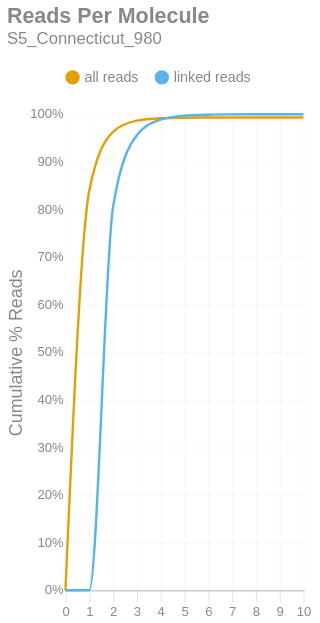

Write notebook code for a chart like this one.
### Markdown cell above
### Reads per Molecule
This chart shows the cumulative distribution of the number of reads per linked molecule. That is, how many alignments are associated with a unique molecule. This excludes the number of reads associated with invalid or absent linked-read barcodes. The `linked` histogram is the percentages recalculated when disregarding singletons.

### Code cell
if SKIPLR:
    print_html(f"Skipped")
else:
    counts = np.bincount(valids['reads'].cast(pl.Int64).to_numpy())
    weighted = counts * np.arange(len(counts))
    all_perc = weighted / n_reads
    linked_perc = weighted / n_linked_reads
    linked_perc[1] = 0
    binned_df = pl.DataFrame({
        'readsper': list(range(len(counts))),
        'all reads (cumsum)': np.cumsum(all_perc).tolist(),
        'linked reads (cumsum)': np.cumsum(linked_perc).tolist(),
    })

    with SafeRender(binned_df):
        (
            density_plot(binned_df, 'Reads Per Molecule', samplename, 'readspmol')
            .encode(
                x=alt.X('readsper:O', title=None).axis(labelAngle=0).scale(padding=0),
                y=alt.Y('value:Q', title='Cumulative % Reads').axis(format='%').stack(False),
                color=alt.Color("key:N").scale(domain=["all reads", "linked reads"]),
                tooltip=[
                    alt.Tooltip("key:N", title="Data Type"),
                    alt.Tooltip("readsper:O", title="Reads Per Molecule"),
                    alt.Tooltip("value:Q", format=".2%", title="% Reads (Cum.)")
                ]            
            )
        ).display()

### Figure 1 — Vega-Lite specification as saved in the notebook (floating-point values rounded to 4 significant figures)
{"width": "container", "height": 400, "config": {"title": {"anchor": "start", "dy": -15, "fontSize": 18, "color": "#888888", "subtitleColor": "#888888", "subtitleFontSize": 14}, "arc": {"fill": "#0072B2"}, "axis": {"domainColor": "#888888", "domainWidth": 0.5, "gridWidth": 0.2, "grid": false, "titleFontWeight": 400, "titleFontSize": 15, "labelFontSize": 11, "labelColor": "#888888", "tickColor": "#888888", "tickWidth": 0.2, "titleColor": "#888888"}, "axisBand": {"grid": false}, "axisX": {"grid": true, "tickSize": 10, "domainCap": "round"}, "axisY": {"domain": false, "grid": true, "tickSize": 0, "domainCap": "round"}, "background": "transparent", "header": {"labelFontSize": 15, "labelColor": "#888888", "titleFontSize": 15, "titleFontWeight": 600, "titleColor": "#888888"}, "legend": {"labelFont": "sans-serif", "labelFontSize": 12, "labelColor": "#888888", "symbolSize": 100, "symbolType": "circle", "titleFontSize": 12, "titlePadding": 10, "titleColor": "#888888", "title": null, "orient": "top"}, "range": {"category": ["#E69F00", "#56B4E9", "#009E73", "#F0E442", "#0072B2", "#D55E00", "#CC79A7", "#000000"], "diverging": ["#cfe8f3", "#a2d4ec", "#73bfe2", "#46abdb", "#1696d2", "#12719e"]}, "area": {"fill": "#0072B2", "fillOpacity": 0.7, "line": true, "strokeOpacity": 0.7}, "line": {"color": "#0072B2", "stroke": "#0072B2", "strokeWidth": 2}, "trail": {"color": "#0072B2", "stroke": "#0072B2", "strokeWidth": 0, "size": 1}, "point": {"filled": true, "fillOpacity": 1.0, "size": 95}, "text": {"color": "#888888", "fontSize": 11, "align": "right", "fontWeight": 400, "size": 11}, "bar": {"fill": "#0072B2", "stroke": null}, "view": {"stroke": null, "continuousWidth": 660, "continuousHeight": 400}}, "data": {"name": "data-782c4f73599cbc526f19f5197605ac7e"}, "mark": {"type": "line", "interpolate": "monotone", "point": {"opacity": 0, "size": 275}}, "encoding": {"color": {"field": "key", "scale": {"domain": ["all reads", "linked reads"]}, "type": "nominal"}, "tooltip": [{"field": "key", "title": "Data Type", "type": "nominal"}, {"field": "readsper", "title": "Reads Per Molecule", "type": "ordinal"}, {"field": "value", "format": ".2%", "title": "% Reads (Cum.)", "type": "quantitative"}], "x": {"axis": {"labelAngle": 0}, "field": "readsper", "scale": {"padding": 0}, "title": null, "type": "ordinal"}, "y": {"axis": {"format": "%"}, "field": "value", "stack": false, "title": "Cumulative % Reads", "type": "quantitative"}}, "params": [{"name": "param_c36ac31b6afebe62", "select": {"type": "point", "fields": ["key"]}, "bind": "legend"}], "title": {"text": "Reads Per Molecule", "subtitle": "S5_Connecticut_980"}, "transform": [{"fold": ["all reads (cumsum)", "linked reads (cumsum)"]}, {"calculate": "replace(datum.key, ' (cumsum)', '')", "as": "key"}, {"filter": {"param": "param_c36ac31b6afebe62"}}], "usermeta": {"embedOptions": {"downloadFileName": "S5_Connecticut_980.readspmol"}}, "$schema": "https://vega.github.io/schema/vega-lite/v6.1.0.json", "datasets": {"data-782c4f73599cbc526f19f5197605ac7e": [{"readsper": 0, "all reads (cumsum)": 0.0, "linked reads (cumsum)": 0.0}, {"readsper": 1, "all reads (cumsum)": 0.8388, "linked reads (cumsum)": 0.0}, {"readsper": 2, "all reads (cumsum)": 0.9631, "linked reads (cumsum)": 0.8054}, {"readsper": 3, "all reads (cumsum)": 0.9864, "linked reads (cumsum)": 0.956}, {"readsper": 4, "all reads (cumsum)": 0.9915, "linked reads (cumsum)": 0.9888}, {"readsper": 5, "all reads (cumsum)": 0.9927, "linked reads (cumsum)": 0.9969}, {"readsper": 6, "all reads (cumsum)": 0.9931, "linked reads (cumsum)": 0.999}, {"readsper": 7, "all reads (cumsum)": 0.9932, "linked reads (cumsum)": 0.9997}, {"readsper": 8, "all reads (cumsum)": 0.9932, "linked reads (cumsum)": 0.9999}, {"readsper": 9, "all reads (cumsum)": 0.9932, "linked reads (cumsum)": 1.0}, {"readsper": 10, "all reads (cumsum)": 0.9932, "linked reads (cumsum)": 1.0}]}}
